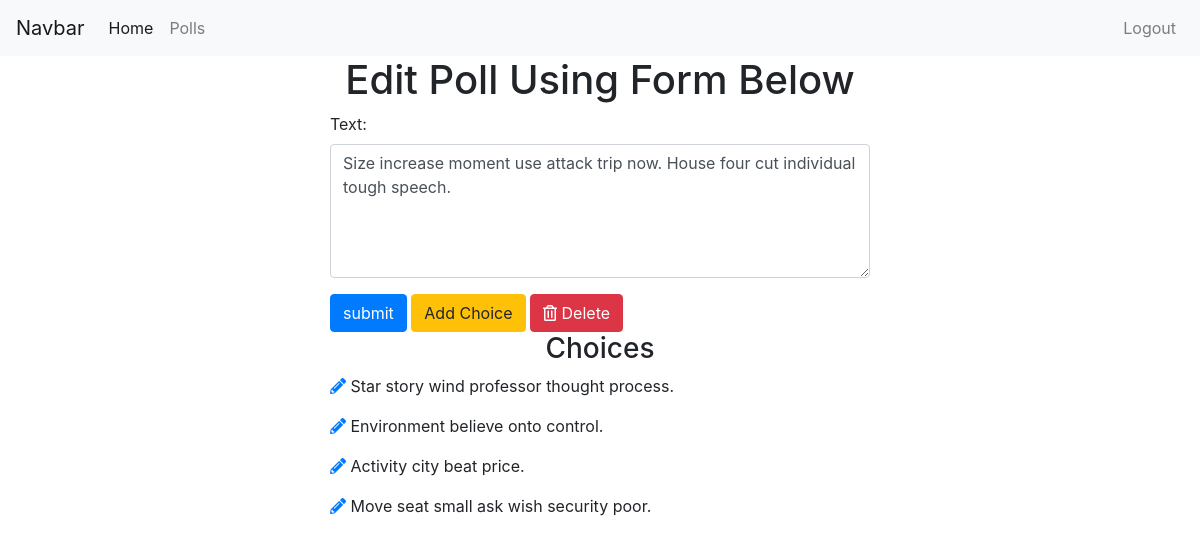
Page /polls/edit/26 (signed in) on the committed database.
### polls/models.py (models this page shows, shortened)
class Poll(models.Model):
    owner = models.ForeignKey(User, on_delete=models.CASCADE, default=1)
    text = models.CharField(max_length=255)
    pub_date = models.DateField()

class Choice(models.Model):
    poll = models.ForeignKey(Poll, on_delete=models.CASCADE)
    choice_text = models.CharField(max_length=255)

### polls/views.py (the view)
# urls.py: path('edit/<int:poll_id>', views.edit_poll, name='edit_poll'),
@login_required
def edit_poll(request, poll_id):
    poll = get_object_or_404(Poll, id=poll_id)
    if request.user != poll.owner:
        return redirect('/')
    if request.method == "POST":
        form = EditPollForm(request.POST, instance=poll)
        if form.is_valid():
            form.save()
            messages.success(
                            request,
                            'Poll Edit Successfuly!',
                            extra_tags='alert alert-success alert-dismissible fade show'
                            )
            return redirect('polls:list')
    else:
        form = EditPollForm(instance=poll)
    return render(request, 'polls/edit_poll.html', {'form': form, 'poll': poll})

### polls/forms.py
class EditPollForm(forms.ModelForm):
    class Meta:
        model = Poll
        fields = ['text']
        widgets = {
            'text': forms.Textarea(attrs={"class": "form-control", "rows": 5, "cols": 20})
        }

### polls/templates/polls/edit_poll.html (shortened to what this page needs)
{% extends 'base.html' %}
{% block content %}
<div class="container">
        <h1 class="text-center">Edit Poll Using Form Below</h1>
        <div class="row">
            <div class="col-sm-6 offset-sm-3">
                <form action="" method="post">
                    {% for field in form %}
                    <div class="form-group">
                        {{ field.label_tag }}
                        {{ field }}
                    </div>
                    {% endfor %}
                    <input type="submit" value="submit" class="btn btn-primary">
                    <a href="{% url 'polls:add_choice' poll.id %}"
                        class="btn btn-warning">Add Choice</a>
                    <a href="{% url 'polls:poll_confirm_delete' poll.id %}"
                        class='btn btn-danger'>
                        <i class="far fa-trash-alt"></i> Delete
                    </a>
                </form>
                <h3 class="text-center">Choices</h3>
                {% for choice in poll.choice_set.all %}
                    <p>
                        <a href="{% url 'polls:edit_choice' choice.id %}"><i class="fas fa-pencil-alt"></i></a>
                        {{choice.choice_text}}
                    </p>
                {% endfor %}
            </div>
        </div>
    </div>
{% endblock %}

### rows in the picture
Poll: form "Size increase moment use attack trip now. House four cut individual tough speech."
Choice: choice_text "Star story wind professor thought process."
Choice: choice_text "Environment believe onto control."
Choice: choice_text "Activity city beat price."
Choice: choice_text "Move seat small ask wish security poor."

### other values in the picture
{{ field.label_tag }} "Text:"
